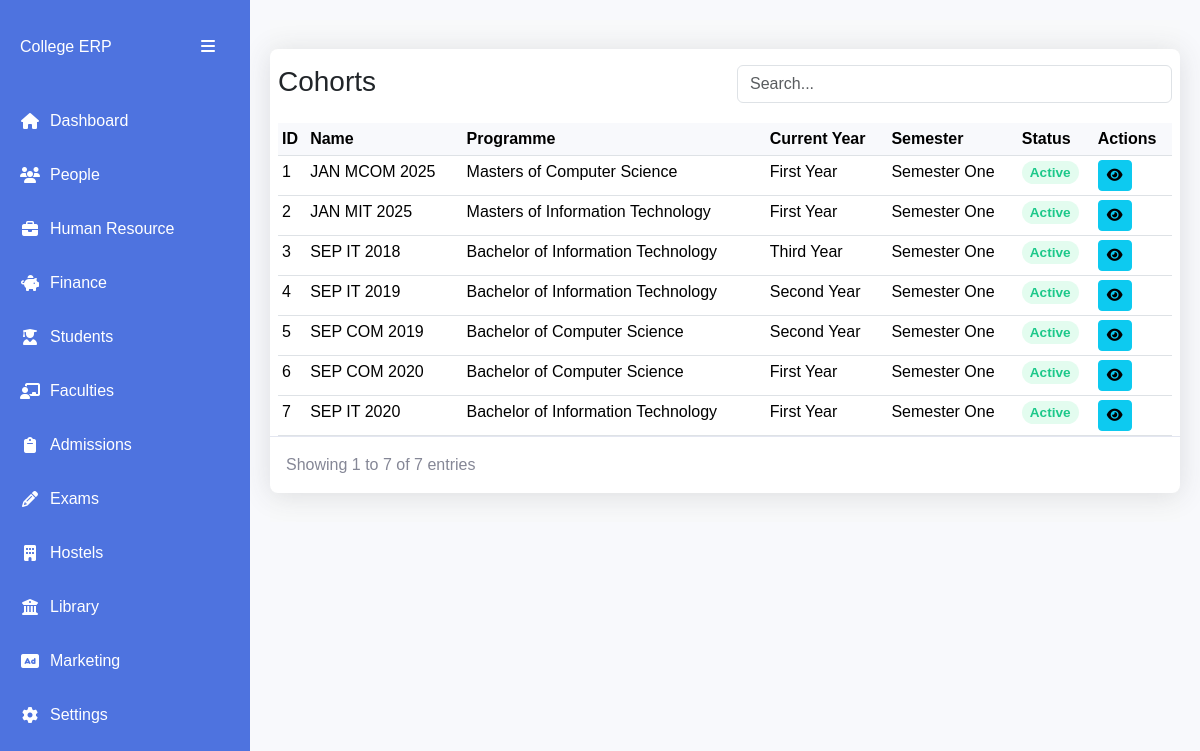
/students/attendance-dashboard/, run on the app's committed database.
### apps/schools/models.py (models this page shows, shortened)
class ProgrammeCohort(AbsoluteBaseModel):
    name = models.CharField(max_length=255)
    programme = models.ForeignKey(Programme, on_delete=models.CASCADE)
    current_year = models.CharField(max_length=255, choices=COHORT_YEAR_CHOICES)
    current_semester = models.ForeignKey(Semester, on_delete=models.CASCADE)
    status = models.CharField(
        max_length=255,
        choices=[("Active", "Active"), ("Graduated", "Graduated")],
        default="Active",
    )

class Programme(AbsoluteBaseModel):
    name = models.CharField(max_length=255)
    code = models.CharField(max_length=255, null=True, blank=True)
    school = models.ForeignKey(School, on_delete=models.CASCADE)
    department = models.ForeignKey(Department, on_delete=models.CASCADE)
    level = models.CharField(max_length=255, choices=PROGRAMME_TYPES)
    def __str__(self):
        return f"{self.level} of {self.name}"

class Semester(AbsoluteBaseModel):
    name = models.CharField(max_length=255, choices=SEMESTER_TYPES, null=True)
    academic_year = models.CharField(max_length=255)
    start_date = models.DateField(null=True)
    end_date = models.DateField(null=True)
    status = models.CharField(
        max_length=255, choices=[("Active", "Active"), ("Closed", "Closed")], null=True
    )
    def __str__(self):
        return self.name

### apps/students/attendance/views.py (the view)
class AttendanceDashboardListView(ListView):
    model = ProgrammeCohort
    template_name = "attendance/dashboard.html"
    context_object_name = "cohorts"
    paginate_by = 8
    def get_queryset(self):
        queryset = super().get_queryset()
        search_query = self.request.GET.get("search", "")
        if search_query:
            queryset = queryset.filter(
                Q(id__icontains=search_query)
                | Q(name__icontains=search_query)
                | Q(programme__name__icontains=search_query)
            )
        return queryset.order_by("-created_on")
    def get_context_data(self, **kwargs):
        context = super().get_context_data(**kwargs)
        context["search_query"] = self.request.GET.get("search", "")
        return context

### templates/attendance/dashboard.html (shortened to what this page needs)
{% extends "base1.html" %}
{% block additional_css %}
<link href="https://cdnjs.cloudflare.com/ajax/libs/bootstrap/5.3.2/css/bootstrap.min.css" rel="stylesheet">
    <link href="https://cdnjs.cloudflare.com/ajax/libs/font-awesome/6.4.0/css/all.min.css" rel="stylesheet">
{% endblock additional_css %}
{% block content %}
    <div class="bg-light py-4">
        <div class="table-card">
            <div class="row py-3 px-2">
                <div class="col">
                    <h3>Cohorts</h3>
                </div>
                <div class="col">
                    <input type="text" class="form-control" placeholder="Search..."
                    id="searchInput" value="{{ search_query }}">
                </div>
            </div>
            <div class="table-container px-2">
                <table class="table data-table table-sm">
                    <thead>
                        <tr>
                            <th>ID</th>
                            <th>Name</th>
                            <th>Programme</th>
                            <th>Current Year</th>
                            <th>Semester</th>
                            <th>Status</th>
                            <th>Actions</th>
                        </tr>
                    </thead>
                    <tbody id="tableBody">
                        {% for cohort in cohorts %}
                        <tr>
                            <td>{{ forloop.counter }}</td>
                            <td>{{ cohort.name }}</td>
                            <td>{{ cohort.programme }}</td>
                            <td>{{ cohort.current_year }}</td>
                            <td>{{cohort.current_semester}}</td>
                            <td>
                                <span class="status-badge status-{{ cohort.status|lower }}">
                                    {{ cohort.status }}
                                </span>
                            </td>
                            <td>
                                <div class="d-flex gap-1">
                                    <a href="{% url 'cohort-attendance-dashboard' cohort.id %}" class="btn btn-info btn-sm">
                                        <i class="fas fa-eye"></i>
                                      </a>
                                </div>
                            </td>
                        </tr>
                        {% empty %}
                        <tr>
                            <td colspan="8" class="text-center py-4">
                                No students found
                            </td>
                        </tr>
                        {% endfor %}
                    </tbody>
                </table>
            </div>
            <div class="table-footer">
                <div class="page-info">
                    Showing
                    {{ page_obj.start_index }}
                    to
                    {{ page_obj.end_index }}
                    of
                    {{ paginator.count }}
                    entries
                </div>
            </div>
        </div>
    </div>
{% endblock content %}

### templates/base1.html (style rules this page uses)
:root { --sidebar-width: 250px; --sidebar-collapsed-width: 70px; --primary-color: #4e73df; --secondary-color: #858796; }
body { background-color: #f8f9fc; font-family: 'Nunito', sans-serif; overflow-x: hidden; }
.table-card { background: white; border-radius: 8px; box-shadow: 0 0.15rem 1.75rem 0 rgba(58, 59, 69, 0.15); margin: 5px 0; }
.table-container { overflow-x: auto; }
.data-table { margin-bottom: 0; }
.data-table th { background-color: #f8f9fc; border-top: none; white-space: nowrap; cursor: pointer; }
.status-badge { padding: 0.25rem 0.5rem; border-radius: 15px; font-size: 0.85rem; font-weight: 600; }
.status-active { background-color: #e3fcef; color: #1cc88a; }
.table-footer { padding: 1rem; display: flex; justify-content: space-between; align-items: center; flex-wrap: wrap; gap: 1rem; border-top: 1px solid #e3e6f0; }
.page-info { color: #858796; }

### data on the page
ProgrammeCohort: name "JAN MCOM 2025", programme "Masters of Computer Science", current_year "First Year", current_semester "Semester One", status "Active"
ProgrammeCohort: name "JAN MIT 2025", programme "Masters of Information Technology", current_year "First Year", current_semester "Semester One", status "Active"
ProgrammeCohort: name "SEP IT 2018", programme "Bachelor of Information Technology", current_year "Third Year", current_semester "Semester One", status "Active"
ProgrammeCohort: name "SEP IT 2019", programme "Bachelor of Information Technology", current_year "Second Year", current_semester "Semester One", status "Active"
ProgrammeCohort: name "SEP COM 2019", programme "Bachelor of Computer Science", current_year "Second Year", current_semester "Semester One", status "Active"
ProgrammeCohort: name "SEP COM 2020", programme "Bachelor of Computer Science", current_year "First Year", current_semester "Semester One", status "Active"
ProgrammeCohort: name "SEP IT 2020", programme "Bachelor of Information Technology", current_year "First Year", current_semester "Semester One", status "Active"

### other printed values
{{ page_obj.start_index }} "1"
{{ page_obj.end_index }} "7"
{{ paginator.count }} "7"
